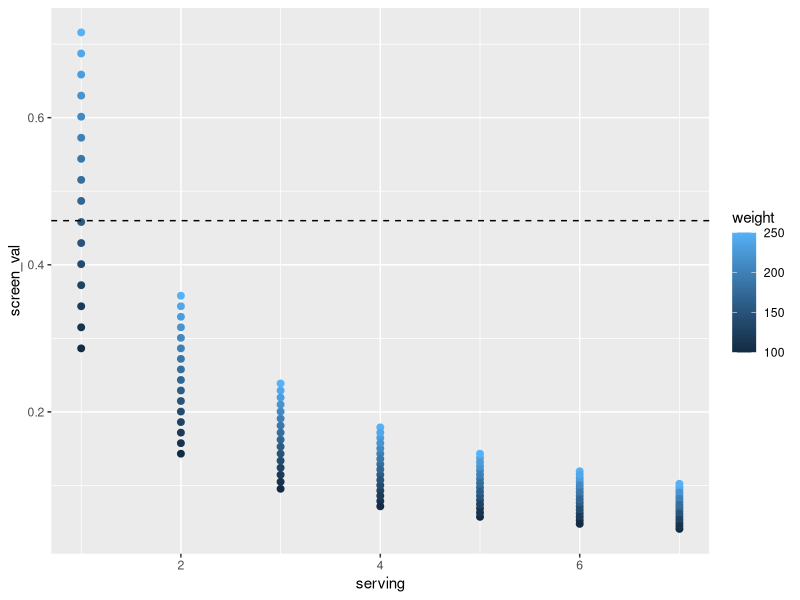
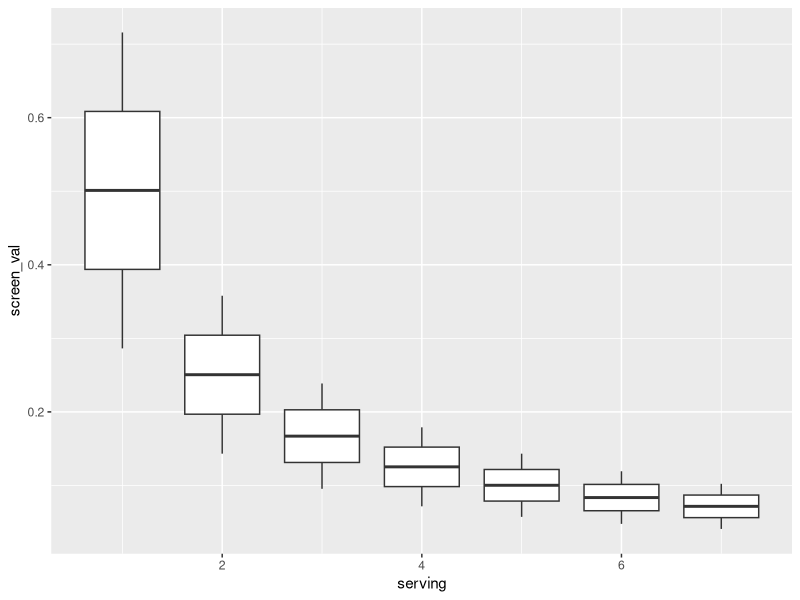

The R source for these figures, in order:
# COMPASS workshop April 8 2025 

# Slides: https://docs.google.com/presentation/d/1xsj7_2NHbnBNsA34Jp61f0PypGFSeM7Kl8kJFhDnR54/edit?usp=sharing

# introduction to programming in R 

# Goal 1: Become familiar with Rstudio Env. 

# first step when starting R is to load packages 
# install package if not already there 
install.packages("tidyverse")
# load your package 
library(tidyverse)

# --
# Goal 2: create an object 
# -- 

# define variables 
weight = 150 # lbs 

days_per_week = 2 # days per week eating fish 

# example of using print function 
print(weight)

# example of checking the type of data
typeof(days_per_week)

# --
# Goal 3: do calculations 
# -- 

# use our variables to calculate the mean daily consumption rate (cr)
# FDA reference amounts customarily consumed (RACC) per eating occasion for fish and shellfish without sauce is 110 grams for uncooked fish.
cr = 110*days_per_week/7 # daily consumption rate 

# calculate the safe limit screening value 
# create another variable 
RfD = 0.1 # ug mercurry/kg body weight/day 

safe_limit = RfD*weight*0.45/cr 

# --
# Goal 3: Create a vector
# -- 

# make list 
my_list <- list(100, "rachel", TRUE, 3.4)
# lists can contain mix of different data types 

# make another list - vectors 
weight_vector <- c(100, 175, 200, 220)
servings_per_week <- c(1, 7, 3, 4)
# vectors have the same type of data 

# -- 
# Goal 3: Create a data frame 
# -- 

# data frame 
sv_df <- data.frame(weight_vector, servings_per_week)

# reference your vectors in data frame $ 
sv_df$weight_vector

sv_df <- sv_df %>% # pipe can be made with ctrl+shift+M 
  mutate(screen_val = RfD*weight_vector*0.45/(110*servings_per_week/7)) # mutate function is used to add new column to data frame 

# check data frame 
head(sv_df)

#  use different functions on our data 
mean(sv_df)

# get help with function 
?mean

mean(sv_df$screen_val)

# --
# Goal 4: Write your own function
# -- 
# The format of a function is function_name <- function(input, parameters){what you want function to do return()}
get_screening_value <- function(weight, days_per_week, rfd=0.1){
  # calculations inside function 
  cr = 110*days_per_week/7 
  safe_limit = rfd*weight*0.45/cr
  
  # output 
  return(safe_limit)
}

# create a longer data frame 
# use sequence to create list of numbers
weight_seq = seq(from=100, to=250, by=10)
# use rep to repeat a list 
weight = rep(weight_seq, 7)

# serving size - use repeat
serving = rep(seq(1:7),length(weight_seq))
# put these together into data frame 
sv_df_long <- data.frame(weight, serving)

# run the function you created 
sv_df_long$screen_val = get_screening_value(sv_df_long$weight, sv_df_long$serving)

# explore data frame 
str(sv_df_long) # preview the structure of data frame

# -- 
# Goal 5: Get descriptive statistics 
# --
# summarize the data 
summary(sv_df_long$screen_val)

summary(sv_df_long)

# --
# Goal 7: explore data frame
# -- 

# plot our data 
ggplot(sv_df_long, aes(x=serving, y=screen_val, col=weight)) + 
  geom_point(size=2) + 
  geom_hline(aes(yintercept = 0.46), linetype='dashed')  # 0.46 is max to avoid 

ggplot(sv_df_long, aes(x=serving, y=screen_val, group=serving)) +
  geom_boxplot()

# take away of plots: no matter how much you weigh, if you eat fish frequently you should avoid mercury levels above 0.1ug/g

# note - we did not have time to talk about Goal 6: Unit conversions, although they were occurring in the calculations. This is something you could try in your own time with the next steps! 

# next steps: look back at figure in slide 5 (https://docs.google.com/presentation/d/1xsj7_2NHbnBNsA34Jp61f0PypGFSeM7Kl8kJFhDnR54/edit?usp=sharing)

# select a fish - given these screening values of mercury in our data frame, how many of the fish/shellfish would each person be able to eat? 
# hint: 1ug=1PPM 
